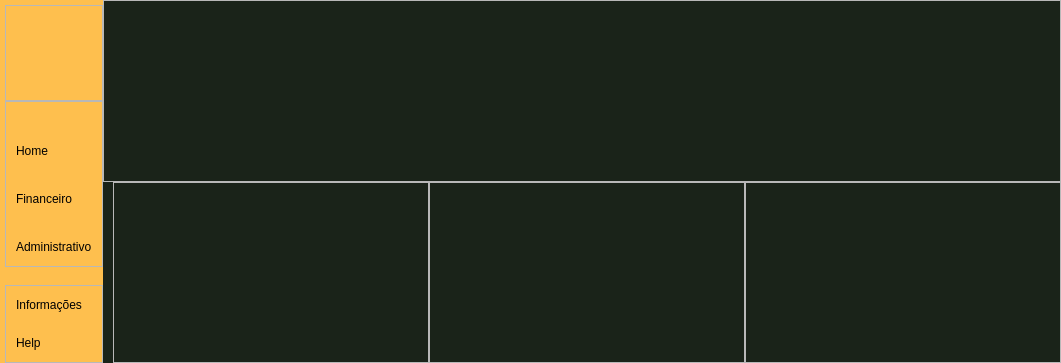
<?xml version="1.0" encoding="UTF-8"?>
<ui version="4.0">
 <class>intensivo</class>
 <widget class="QDialog" name="intensivo">
  <property name="geometry">
   <rect>
    <x>0</x>
    <y>0</y>
    <width>1061</width>
    <height>363</height>
   </rect>
  </property>
  <property name="windowTitle">
   <string>Dialog</string>
  </property>
  <layout class="QGridLayout" name="gridLayout">
   <property name="leftMargin">
    <number>0</number>
   </property>
   <property name="topMargin">
    <number>0</number>
   </property>
   <property name="rightMargin">
    <number>0</number>
   </property>
   <property name="bottomMargin">
    <number>0</number>
   </property>
   <property name="spacing">
    <number>0</number>
   </property>
   <item row="0" column="0">
    <widget class="QWidget" name="widget" native="true">
     <property name="styleSheet">
      <string notr="true"/>
     </property>
     <layout class="QHBoxLayout" name="horizontalLayout">
      <property name="spacing">
       <number>0</number>
      </property>
      <property name="leftMargin">
       <number>0</number>
      </property>
      <property name="topMargin">
       <number>0</number>
      </property>
      <property name="rightMargin">
       <number>0</number>
      </property>
      <property name="bottomMargin">
       <number>0</number>
      </property>
      <item alignment="Qt::AlignLeft">
       <widget class="QWidget" name="leftMenu" native="true">
        <property name="styleSheet">
         <string notr="true">#leftMenu
{
	
	background-color: rgb(254, 191, 78);
}</string>
        </property>
        <layout class="QVBoxLayout" name="verticalLayout_2">
         <property name="spacing">
          <number>0</number>
         </property>
         <property name="leftMargin">
          <number>5</number>
         </property>
         <property name="topMargin">
          <number>0</number>
         </property>
         <property name="rightMargin">
          <number>0</number>
         </property>
         <property name="bottomMargin">
          <number>0</number>
         </property>
         <item alignment="Qt::AlignLeft">
          <widget class="QWidget" name="leftMenuSub" native="true">
           <layout class="QVBoxLayout" name="verticalLayout_3">
            <property name="spacing">
             <number>0</number>
            </property>
            <property name="leftMargin">
             <number>0</number>
            </property>
            <property name="topMargin">
             <number>5</number>
            </property>
            <property name="rightMargin">
             <number>0</number>
            </property>
            <property name="bottomMargin">
             <number>0</number>
            </property>
            <item>
             <widget class="QFrame" name="frame">
              <property name="frameShape">
               <enum>QFrame::StyledPanel</enum>
              </property>
              <property name="frameShadow">
               <enum>QFrame::Raised</enum>
              </property>
              <layout class="QHBoxLayout" name="horizontalLayout_2">
               <property name="spacing">
                <number>0</number>
               </property>
               <property name="leftMargin">
                <number>0</number>
               </property>
               <property name="topMargin">
                <number>0</number>
               </property>
               <property name="rightMargin">
                <number>0</number>
               </property>
               <property name="bottomMargin">
                <number>0</number>
               </property>
               <item alignment="Qt::AlignLeft">
                <widget class="QLabel" name="logo">
                 <property name="maximumSize">
                  <size>
                   <width>166</width>
                   <height>56</height>
                  </size>
                 </property>
                 <property name="styleSheet">
                  <string notr="true">#logo
{
	backgroud-repeat: no-repeat;
backgroud-position: center;
}</string>
                 </property>
                 <property name="text">
                  <string/>
                 </property>
                 <property name="pixmap">
                  <pixmap>../../img plural/nova.png</pixmap>
                 </property>
                 <property name="scaledContents">
                  <bool>true</bool>
                 </property>
                </widget>
               </item>
              </layout>
             </widget>
            </item>
            <item alignment="Qt::AlignTop">
             <widget class="QFrame" name="frame_2">
              <property name="sizePolicy">
               <sizepolicy hsizetype="Preferred" vsizetype="Preferred">
                <horstretch>0</horstretch>
                <verstretch>0</verstretch>
               </sizepolicy>
              </property>
              <property name="frameShape">
               <enum>QFrame::StyledPanel</enum>
              </property>
              <property name="frameShadow">
               <enum>QFrame::Raised</enum>
              </property>
              <layout class="QVBoxLayout" name="verticalLayout_4">
               <property name="spacing">
                <number>0</number>
               </property>
               <property name="leftMargin">
                <number>0</number>
               </property>
               <property name="topMargin">
                <number>10</number>
               </property>
               <property name="rightMargin">
                <number>0</number>
               </property>
               <property name="bottomMargin">
                <number>10</number>
               </property>
               <item>
                <widget class="QPushButton" name="homeButton">
                 <property name="toolTip">
                  <string>Home</string>
                 </property>
                 <property name="styleSheet">
                  <string notr="true">#homeButton
{
	border: none;
	backgroud-color: transparent;
	backgroud: none;
	padding: 2px 10px;
	margin: 0;
	text-align: left;
	margin-top: 30px
}</string>
                 </property>
                 <property name="text">
                  <string>Home</string>
                 </property>
                 <property name="icon">
                  <iconset>
                   <normaloff>../../img plural/feather/home.svg</normaloff>../../img plural/feather/home.svg</iconset>
                 </property>
                 <property name="iconSize">
                  <size>
                   <width>24</width>
                   <height>24</height>
                  </size>
                 </property>
                </widget>
               </item>
               <item>
                <widget class="QPushButton" name="finButton">
                 <property name="toolTip">
                  <string>Financeiro</string>
                 </property>
                 <property name="styleSheet">
                  <string notr="true">#finButton
{
	border: none;
	backgroud-color: transparent;
	backgroud: none;
	padding: 2px 10px;
	margin: 0;
	text-align: left;
	margin-top: 30px
}</string>
                 </property>
                 <property name="text">
                  <string>Financeiro</string>
                 </property>
                 <property name="icon">
                  <iconset>
                   <normaloff>../../img plural/feather/dollar-sign.svg</normaloff>../../img plural/feather/dollar-sign.svg</iconset>
                 </property>
                 <property name="iconSize">
                  <size>
                   <width>24</width>
                   <height>24</height>
                  </size>
                 </property>
                </widget>
               </item>
               <item>
                <widget class="QPushButton" name="admButton">
                 <property name="toolTip">
                  <string>Administrativo</string>
                 </property>
                 <property name="styleSheet">
                  <string notr="true">#admButton
{
	border: none;
	backgroud-color: transparent;
	backgroud: none;
	margin: 0;
	text-align: left;
	padding: 2px 10px;
	margin-top: 30px
}</string>
                 </property>
                 <property name="text">
                  <string>Administrativo</string>
                 </property>
                 <property name="icon">
                  <iconset>
                   <normaloff>../../img plural/feather/archive.svg</normaloff>../../img plural/feather/archive.svg</iconset>
                 </property>
                 <property name="iconSize">
                  <size>
                   <width>24</width>
                   <height>24</height>
                  </size>
                 </property>
                </widget>
               </item>
              </layout>
             </widget>
            </item>
            <item alignment="Qt::AlignBottom">
             <widget class="QFrame" name="frame_3">
              <property name="frameShape">
               <enum>QFrame::StyledPanel</enum>
              </property>
              <property name="frameShadow">
               <enum>QFrame::Raised</enum>
              </property>
              <layout class="QVBoxLayout" name="verticalLayout_5">
               <property name="spacing">
                <number>0</number>
               </property>
               <property name="leftMargin">
                <number>0</number>
               </property>
               <property name="topMargin">
                <number>10</number>
               </property>
               <property name="rightMargin">
                <number>0</number>
               </property>
               <property name="bottomMargin">
                <number>10</number>
               </property>
               <item>
                <widget class="QPushButton" name="infoButton">
                 <property name="toolTip">
                  <string>Help</string>
                 </property>
                 <property name="styleSheet">
                  <string notr="true">#infoButton
{
	border: none;
	backgroud-color: transparent;
	backgroud: none;
	padding: 2px 10px;
	margin: 0;
	text-align: left;
}</string>
                 </property>
                 <property name="text">
                  <string>Informações</string>
                 </property>
                 <property name="icon">
                  <iconset>
                   <normaloff>../../img plural/feather/info.svg</normaloff>../../img plural/feather/info.svg</iconset>
                 </property>
                 <property name="iconSize">
                  <size>
                   <width>24</width>
                   <height>24</height>
                  </size>
                 </property>
                </widget>
               </item>
               <item>
                <widget class="QPushButton" name="helpButton">
                 <property name="toolTip">
                  <string>Help</string>
                 </property>
                 <property name="styleSheet">
                  <string notr="true">#helpButton
{
	border: none;
	backgroud-color: transparent;
	backgroud: none;
	padding: 2px 10px;
	margin: 0;
	text-align: left;
	margin-top: 20px
}</string>
                 </property>
                 <property name="text">
                  <string>Help</string>
                 </property>
                 <property name="icon">
                  <iconset>
                   <normaloff>../../img plural/feather/help-circle.svg</normaloff>../../img plural/feather/help-circle.svg</iconset>
                 </property>
                 <property name="iconSize">
                  <size>
                   <width>24</width>
                   <height>24</height>
                  </size>
                 </property>
                </widget>
               </item>
              </layout>
             </widget>
            </item>
           </layout>
          </widget>
         </item>
        </layout>
       </widget>
      </item>
      <item>
       <widget class="QWidget" name="rightMenu" native="true">
        <property name="sizePolicy">
         <sizepolicy hsizetype="Expanding" vsizetype="Preferred">
          <horstretch>0</horstretch>
          <verstretch>0</verstretch>
         </sizepolicy>
        </property>
        <property name="maximumSize">
         <size>
          <width>16777215</width>
          <height>16777215</height>
         </size>
        </property>
        <property name="styleSheet">
         <string notr="true">#rightMenu
{
	
	background-color: rgb(26, 35, 25);
}</string>
        </property>
        <layout class="QVBoxLayout" name="verticalLayout_11">
         <property name="spacing">
          <number>0</number>
         </property>
         <property name="leftMargin">
          <number>0</number>
         </property>
         <property name="topMargin">
          <number>0</number>
         </property>
         <property name="rightMargin">
          <number>0</number>
         </property>
         <property name="bottomMargin">
          <number>0</number>
         </property>
         <item>
          <widget class="QFrame" name="frame_6">
           <property name="frameShape">
            <enum>QFrame::StyledPanel</enum>
           </property>
           <property name="frameShadow">
            <enum>QFrame::Raised</enum>
           </property>
           <layout class="QVBoxLayout" name="verticalLayout_6">
            <property name="spacing">
             <number>0</number>
            </property>
            <property name="leftMargin">
             <number>40</number>
            </property>
            <property name="topMargin">
             <number>0</number>
            </property>
            <property name="rightMargin">
             <number>0</number>
            </property>
            <property name="bottomMargin">
             <number>0</number>
            </property>
            <item>
             <widget class="QPushButton" name="intensivoBtn">
              <property name="styleSheet">
               <string notr="true">#intensivoBtn
{
	border: none;
	backgroud-color: transparent;
	backgroud: none;
	margin: 0;
	text-align: left
}</string>
              </property>
              <property name="text">
               <string/>
              </property>
              <property name="icon">
               <iconset>
                <normaloff>../../img plural/intensivo-logo.png</normaloff>../../img plural/intensivo-logo.png</iconset>
              </property>
              <property name="iconSize">
               <size>
                <width>260</width>
                <height>50</height>
               </size>
              </property>
             </widget>
            </item>
           </layout>
          </widget>
         </item>
         <item>
          <widget class="QWidget" name="widget_2" native="true">
           <layout class="QHBoxLayout" name="horizontalLayout_4">
            <property name="spacing">
             <number>0</number>
            </property>
            <property name="leftMargin">
             <number>10</number>
            </property>
            <property name="topMargin">
             <number>0</number>
            </property>
            <property name="rightMargin">
             <number>0</number>
            </property>
            <property name="bottomMargin">
             <number>0</number>
            </property>
            <item>
             <widget class="QFrame" name="frame_7">
              <property name="frameShape">
               <enum>QFrame::StyledPanel</enum>
              </property>
              <property name="frameShadow">
               <enum>QFrame::Raised</enum>
              </property>
              <layout class="QHBoxLayout" name="horizontalLayout_5"/>
             </widget>
            </item>
            <item>
             <widget class="QFrame" name="frame_5">
              <property name="frameShape">
               <enum>QFrame::StyledPanel</enum>
              </property>
              <property name="frameShadow">
               <enum>QFrame::Raised</enum>
              </property>
              <layout class="QHBoxLayout" name="horizontalLayout_3"/>
             </widget>
            </item>
            <item>
             <widget class="QFrame" name="frame_8">
              <property name="frameShape">
               <enum>QFrame::StyledPanel</enum>
              </property>
              <property name="frameShadow">
               <enum>QFrame::Raised</enum>
              </property>
              <layout class="QHBoxLayout" name="horizontalLayout_6"/>
             </widget>
            </item>
           </layout>
          </widget>
         </item>
        </layout>
       </widget>
      </item>
     </layout>
    </widget>
   </item>
  </layout>
 </widget>
 <resources/>
 <connections/>
</ui>
